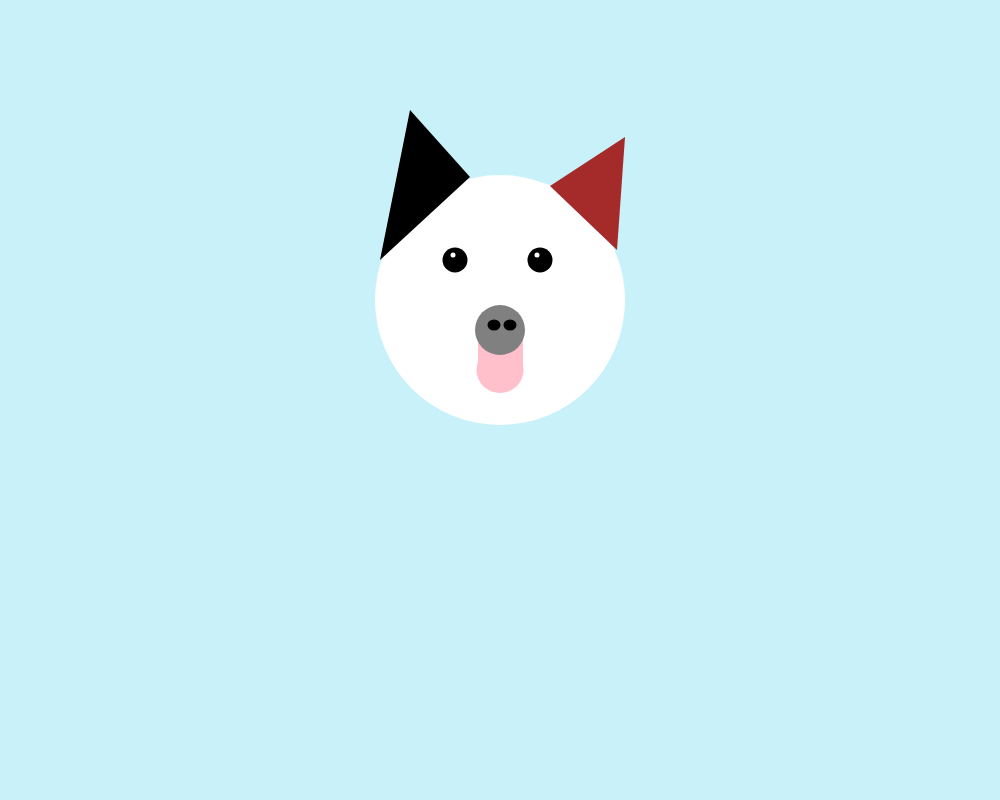
Frame 1 (no input)
Frame 60 (no input): identical to frame 1, image omitted
Frame 120 (the mouse pressed at the canvas centre since frame 60): identical to frame 1, image omitted

The p5.js sketch that drew this single still picture (run headless with seeded random() and noise() and a simulated clock; from frame 60 on, the mouse is pressed at the canvas centre):

// p5.js sketch
// ── sketch.js
//Alexis Framness
//mimi

function setup() {
  createCanvas (1000,800);
}
function draw() {
  //background color
  background ('#c8f1f9')

//sandbox for mimi
push ();

//center canvas
translate (100,-100);
// create head sandbox
push ();
//deleting stroke
  noStroke ();
//color of circle
  fill ('white');
//creating oval
  ellipse(400, 400, 250, 250);
  //end of head sandbox
  pop()

  //create left ear
  push ();
//deleting stroke
  noStroke ();
  //color
  fill ('black');
  //create triangle
  triangle(280, 360, 310, 210, 370, 277);
  //end left ear
  pop()

  //create right ear
  push ();
//deleting stroke
  noStroke ();
  //color
  fill ('brown');
  //create triangle
  triangle(517, 350, 450, 286, 525, 237);
  //end right ear
  pop()

  // create lefteye sandbox
  push ();
  //deleting stroke
    noStroke ();
  //color of circle
    fill ('black');
  //creating oval
    ellipse(355, 360, 25, 25);
    //end of lefteye sandbox
    pop()

    // create lefteye shine sandbox
    push ();
    //deleting stroke
      noStroke ();
    //color of circle
      fill ('white');
    //creating oval
      ellipse(353, 355, 5, 5);
      //end of lefteye shine sandbox
      pop()

    // create righteye sandbox
    push ();
    //deleting stroke
      noStroke ();
    //color of circle
      fill ('black');
    //creating oval
      ellipse(440, 360, 25, 25);
      //end of righteye sandbox
      pop()

      // create righteye shine sandbox
      push ();
      //deleting stroke
        noStroke ();
      //color of circle
        fill ('white');
      //creating oval
        ellipse(437, 355, 5, 5);
        //end of righteye shine sandbox
        pop()

        //create tongue
        push ();
        //deleting Stroke
        noStroke();
        //color of rectanglt
        fill ('pink');
        //creating rectangle
        rect (378, 430,45, 45);
        //end of tongue
        pop()

        //creating tongue end
        push ();
        //deleting Stroke
        noStroke();
        //color of tongue end
        fill ('pink');
        //creating circle
        ellipse (400, 470, 47,46);
        //end of tongue end
        pop()

        //create nose sandbox
        push ();
        //deleting Stroke
        noStroke();
        //color
        fill ('gray');
        //creating oval
        ellipse (400, 430, 50,50);
        //end of nose sandbox
        pop()

        // create right nostrile sandbox
        push ();
        //deleting stroke
        noStroke ();
        //color of circle
        fill ('black');
        //creating oval
        ellipse(394, 425, 13, 11);
        //end of right nostrile sandbox
        pop()

        // create left nostrile sandbox
        push ();
        //deleting stroke
        noStroke ();
        //color of circle
        fill ('black');
        //creating oval
        ellipse(410, 425, 13, 11);
        //end of left nostrile  sandbox
        pop()

}
